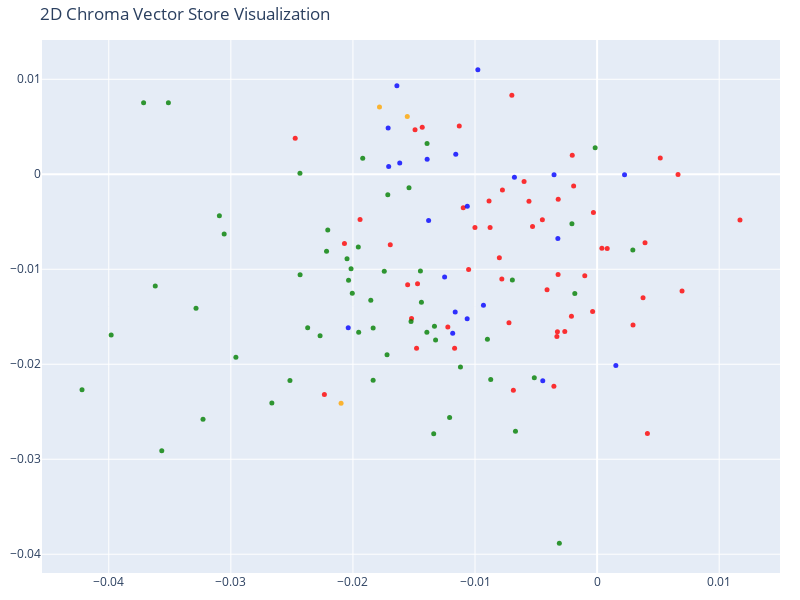

This figure's notebook cell:
### Code cell
# Create the 2D scatter plot without t-SNE
fig = go.Figure(data=[go.Scatter(
    x=vectors[:, 0],
    y=vectors[:, 1],
    mode='markers',
    marker=dict(size=5, color=colors, opacity=0.8),
    text=[f"Type: {t}<br>Text: {d[:100]}..." for t, d in zip(doc_types, documents)],
    hoverinfo='text'
)])

fig.update_layout(
    title='2D Chroma Vector Store Visualization',
    scene=dict(xaxis_title='x',yaxis_title='y'),
    width=800,
    height=600,
    margin=dict(r=20, b=10, l=10, t=40)
)

fig.show()

### Figure 1 — Plotly figure (JSON) as saved in the notebook; plotly's stock layout.template omitted (floating-point values rounded to 4 significant figures; data arrays with more than 128 entries replaced by an {"elided": "..."} marker saying what was removed)
{"data": [{"hoverinfo": "text", "marker": {"color": {"elided": "129 str values"}, "opacity": 0.8, "size": 5}, "mode": "markers", "text": {"elided": "129 str values"}, "type": "scatter", "x": {"elided": "129 float values"}, "y": {"elided": "129 float values"}}], "layout": {"height": 600, "margin": {"b": 10, "l": 10, "r": 20, "t": 40}, "scene": {"xaxis": {"title": {"text": "x"}}, "yaxis": {"title": {"text": "y"}}}, "title": {"text": "2D Chroma Vector Store Visualization"}, "width": 800}}
